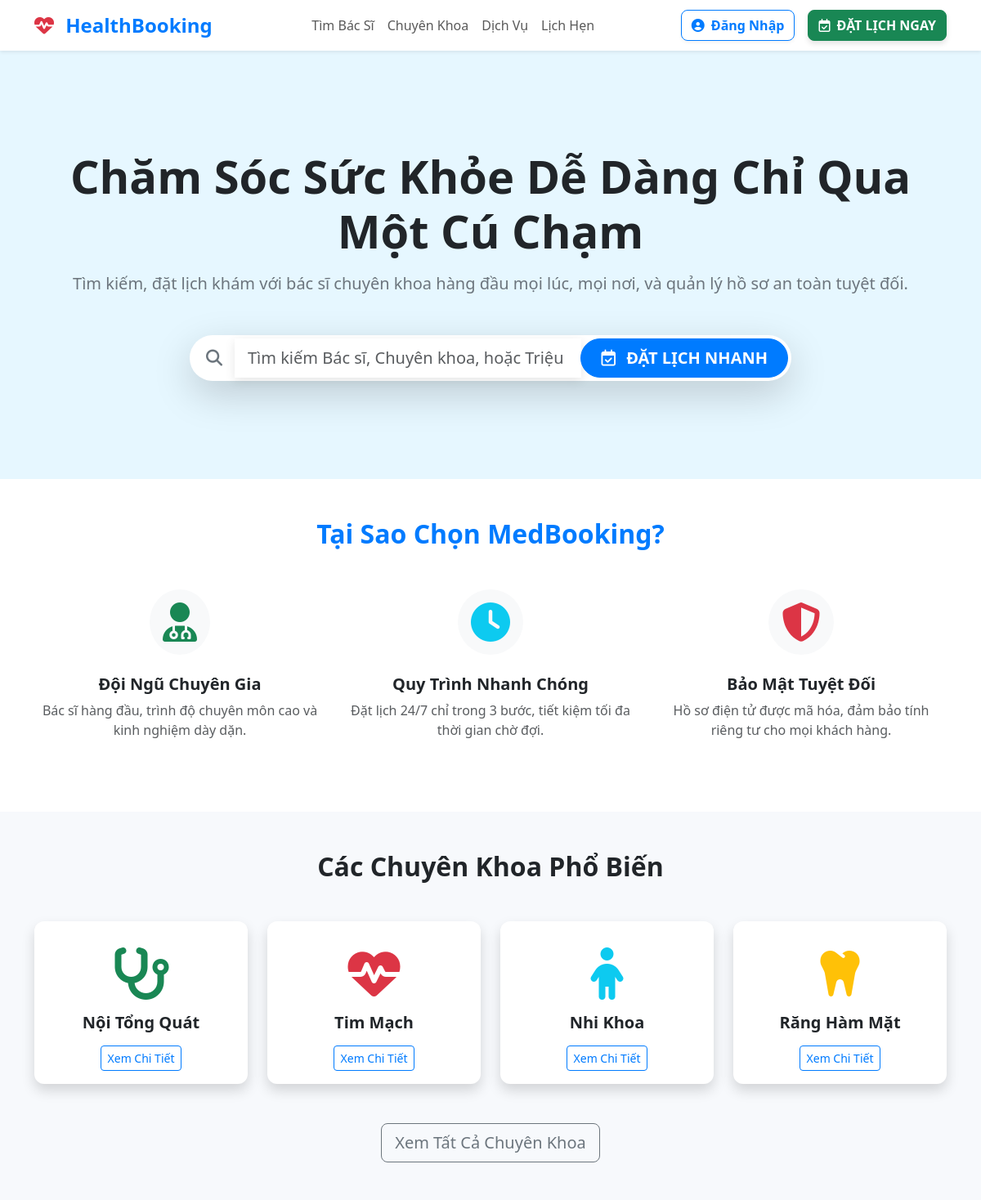
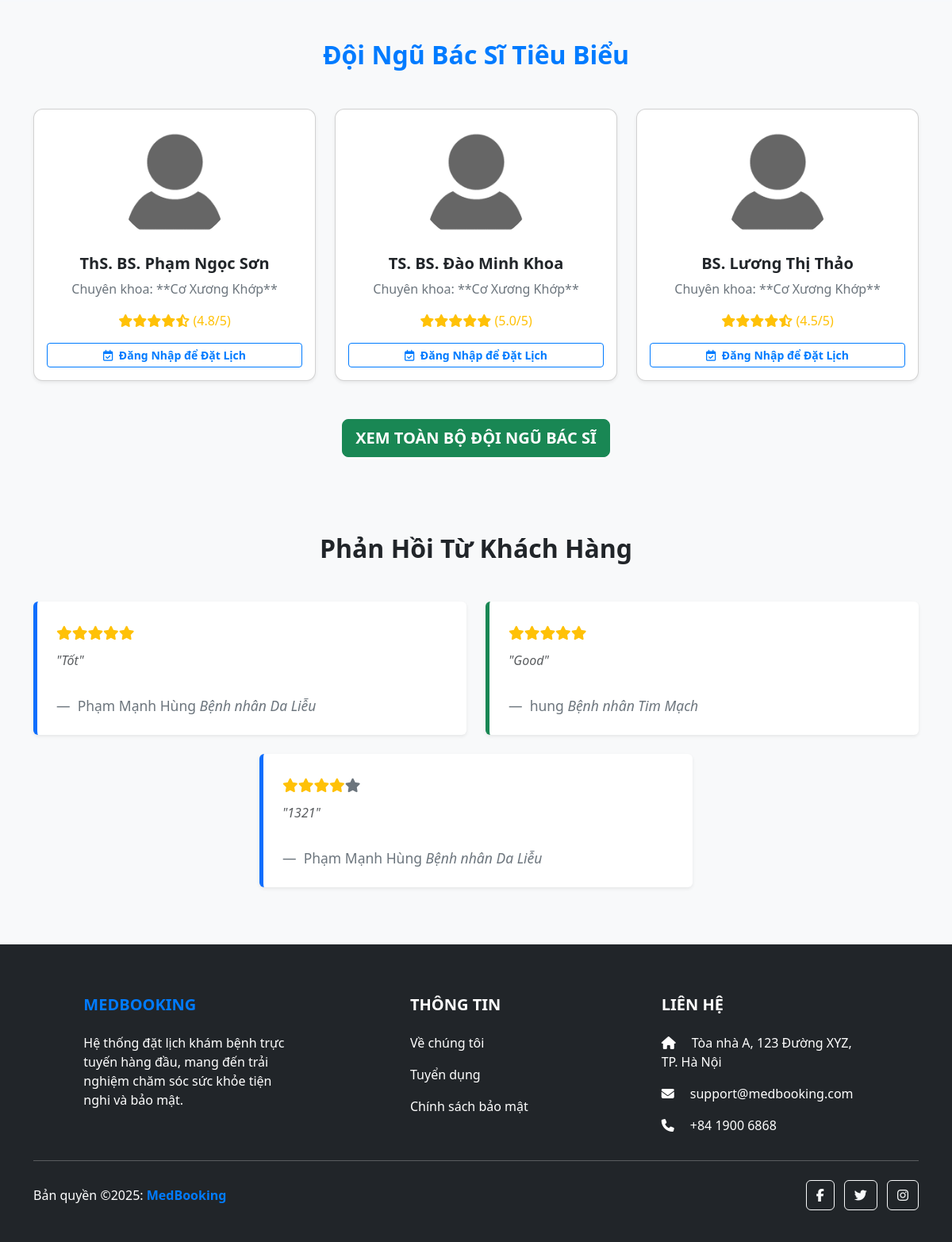
The page / on the database its author committed (2 pictures, top to bottom).
### tables this page shows
CREATE TABLE `departments` (
  `department_id` int(11) NOT NULL,
  `department_name` varchar(100) NOT NULL,
  `icon_class` varchar(50) DEFAULT NULL,
  `description` text DEFAULT NULL
);

CREATE TABLE `doctors` (
  `doctor_id` int(11) NOT NULL,
  `full_name` varchar(150) NOT NULL,
  `license_code` varchar(50) NOT NULL DEFAULT 'BS000000',
  `date_of_birth` date DEFAULT NULL,
  `phone_number` varchar(20) DEFAULT NULL,
  `email` varchar(100) DEFAULT NULL,
  `login_id` varchar(255) DEFAULT NULL,
  `profile_picture` varchar(255) DEFAULT NULL,
  `password_hash` varchar(255) DEFAULT NULL COMMENT 'Mã băm mật khẩu cho việc đăng nhập hệ thống',
  `department_id` int(11) NOT NULL,
  `license_number` varchar(50) DEFAULT NULL,
  `biography` text DEFAULT NULL,
  `status` enum('ACTIVE','INACTIVE','ON_LEAVE') DEFAULT 'ACTIVE',
  `created_at` timestamp NOT NULL DEFAULT current_timestamp(),
  `experience_years` int(11) DEFAULT 0,
  `education` varchar(255) DEFAULT NULL,
  `working_location` varchar(255) DEFAULT NULL
);

CREATE TABLE `ratings` (
  `rating_id` int(11) NOT NULL,
  `doctor_id` int(11) NOT NULL,
  `patient_id` int(11) NOT NULL,
  `patient_name` varchar(255) NOT NULL,
  `rating_score` decimal(2,1) NOT NULL,
  `review_text` text DEFAULT NULL,
  `rating_date` timestamp NOT NULL DEFAULT current_timestamp()
);

### includes/department_section.php (the view)
<?php
$stmt_departments = $pdo->prepare("SELECT department_name, icon_class FROM Departments ORDER BY department_id ASC LIMIT 4");
$stmt_departments->execute();
$popular_departments = $stmt_departments->fetchAll();
$icon_colors = ['text-danger', 'text-info', 'text-warning', 'text-success'];
?>
<section class="py-5">
    <div class="container">
        <h2 class="text-center mb-5 fw-bold">Các Chuyên Khoa Phổ Biến</h2>
        <div class="row">
            <?php
            if (!empty($popular_departments)):
                foreach ($popular_departments as $dept):
                    $color_class = $icon_colors[array_rand($icon_colors)];
                    ?>
                    <div class="col-lg-3 col-md-6 mb-4">
                        <div class="card text-center border-0 shadow">
                            <div class="card-body">
                                <i
                                    class="fas <?php echo htmlspecialchars($dept['icon_class']); ?> fa-4x <?php echo $color_class; ?> my-3"></i>
                                <h5 class="card-title fw-bold"><?php echo htmlspecialchars($dept['department_name']); ?></h5>
                                <a href="chuyen-khoa.php?dept=<?php echo urlencode($dept['department_name']); ?>"
                                    class="btn btn-sm btn-outline-primary mt-2">Xem Chi Tiết</a>
                            </div>
                        </div>
                    </div>
                    <?php
                endforeach;
            else:
                echo '<p class="text-center">Hiện chưa có chuyên khoa nào được thêm vào hệ thống.</p>';
            endif;
            ?>
        </div>
        <div class="text-center mt-4">
            <a href="chuyen-khoa.php" class="btn btn-lg btn-outline-secondary">Xem Tất Cả Chuyên Khoa</a>
        </div>
    </div>
</section>

### includes/doctor_section.php (shortened to what this page needs)
<?php
$is_logged_in = isset($_SESSION['user_id']) && !empty($_SESSION['user_id']);
global $pdo;
function render_stars(float $rating): string
{
    $html = '';
    $full_stars = floor($rating);
    $has_half = ($rating - $full_stars) >= 0.5;
    $empty_stars = 5 - ceil($rating);
    for ($i = 0; $i < $full_stars; $i++) {
        $html .= '<i class="fas fa-star"></i>';
    }
    if ($has_half) {
        $html .= '<i class="fas fa-star-half-alt"></i>';
    }
    for ($i = 0; $i < $empty_stars; $i++) {
        $html .= '<i class="far fa-star"></i>';
    }
    return $html;
}
$default_avatar = './img/no_avatar.png';
$temp_ratings = [4.8, 5.0, 4.5];
$sql_doctors = "
    SELECT
        D.doctor_id,        -- ĐÃ THÊM: Lấy doctor_id
        D.full_name,
        D.profile_picture,
        T.department_name
    FROM Doctors D
    JOIN Departments T ON D.department_id = T.department_id
    WHERE D.status = 'ACTIVE'
    LIMIT 3
";
$stmt_doctors = $pdo->prepare($sql_doctors);
$stmt_doctors->execute();
$featured_doctors = $stmt_doctors->fetchAll();
foreach ($featured_doctors as $key => $doctor) {
    $featured_doctors[$key]['rating'] = $temp_ratings[$key] ?? 4.0;
    $image_path = $doctor['profile_picture'];
    if (empty($image_path)) {
        $image_path = $default_avatar;
    }
    $featured_doctors[$key]['image'] = $image_path;
}
?>
<section class="py-5 bg-light">
    <div class="container">
        <h2 class="text-center mb-5 fw-bold text-primary">Đội Ngũ Bác Sĩ Tiêu Biểu</h2>
        <div class="row">
            <?php
            if (!empty($featured_doctors)):
                foreach ($featured_doctors as $doctor):
                    $doctor_id = $doctor['doctor_id'];
                    $target_page = "dat-lich.php?id=" . $doctor_id;
                    if (!$is_logged_in) {
                        $redirect_url = urlencode($target_page);
                        $final_link = "login.php?redirect=" . $redirect_url;
                        $button_text = "Đăng Nhập để Đặt Lịch";
                        $button_class = "btn-outline-primary";
                    } else {
                        $final_link = $target_page;
                        $button_text = "Đặt Lịch";
                        $button_class = "btn-primary";
                    }
                    ?>
                    <div class="col-md-4 mb-4">
                        <div class="card shadow-sm text-center h-100">
                            <img src="<?php echo htmlspecialchars($doctor['image']); ?>"
                                class="card-img-top mx-auto mt-3 rounded-circle"
                                alt="<?php echo htmlspecialchars($doctor['full_name']); ?>"
                                style="width: 150px; height: 150px; object-fit: cover;">
                            <div class="card-body d-flex flex-column">
                                <h5 class="card-title fw-bold"><?php echo htmlspecialchars($doctor['full_name']); ?></h5>
                                <p class="card-text text-secondary">Chuyên khoa:
                                    **<?php echo htmlspecialchars($doctor['department_name']); ?>**</p>
                                <p class="text-warning">
                                    <?php echo render_stars($doctor['rating']); ?>
                                    (<?php echo number_format($doctor['rating'], 1); ?>/5)
                                </p>
                                <a href="<?php echo $final_link; ?>"
                                    class="btn btn-sm <?php echo $button_class; ?> mt-auto fw-bold">
                                    <i class="far fa-calendar-check me-1"></i> <?php echo $button_text; ?>
                                </a>
                            </div>
                        </div>
                    </div>
                    <?php
                endforeach;
            else:
                echo '<p class="text-center">Hiện chưa có bác sĩ nào đang hoạt động trong hệ thống.</p>';
            endif;
            ?>
        </div>
        <div class="text-center mt-4">
            <a href="tim-bac-si.php" class="btn btn-lg btn-success fw-bold">XEM TOÀN BỘ ĐỘI NGŨ BÁC SĨ</a>
        </div>
    </div>
</section>

### includes/customer-reviews.php (shortened to what this page needs)
<?php
global $pdo;
$sql_reviews = "
    SELECT
        patient_name,
        review_text,
        rating_score,
        T.department_name
    FROM Ratings R
    JOIN Doctors D ON R.doctor_id = D.doctor_id
    JOIN Departments T ON D.department_id = T.department_id
    WHERE R.review_text IS NOT NULL AND R.review_text != ''
    ORDER BY R.rating_score DESC, R.rating_date DESC -- Ưu tiên điểm cao và mới nhất
    LIMIT 4 -- Lấy 4 đánh giá để linh hoạt hiển thị 2 hoặc 4 cột
";
$stmt_reviews = $pdo->prepare($sql_reviews);
$stmt_reviews->execute();
$reviews = $stmt_reviews->fetchAll();
function render_stars_small(float $rating): string
{
    $html = '';
    $full_stars = floor($rating);
    for ($i = 0; $i < 5; $i++) {
        $color = ($i < $full_stars) ? 'text-warning' : 'text-secondary';
        $html .= '<i class="fas fa-star ' . $color . ' small"></i>';
    }
    return $html;
}
?>
<section class="py-5 bg-light">
    <div class="container">
        <h2 class="text-center mb-5 fw-bold">Phản Hồi Từ Khách Hàng</h2>
        <div class="row justify-content-center">
            <?php foreach ($reviews as $index => $review): ?>
                <?php
                $border_color = ($index % 2 == 0) ? 'border-primary' : 'border-success';
                ?>
                <div class="col-md-6 mb-4">
                    <blockquote
                        class="blockquote bg-white p-4 rounded shadow-sm border-start <?php echo $border_color; ?> border-5 h-100 d-flex flex-column">
                        <div class="mb-2">
                            <?php echo render_stars_small((float) $review['rating_score']); ?>
                        </div>
                        <p class="mb-0 fst-italic text-muted review-text flex-grow-1">
                            "<?php echo nl2br(htmlspecialchars($review['review_text'])); ?>"
                        </p>
                        <footer class="blockquote-footer mt-3">
                            <?php echo htmlspecialchars($review['patient_name']); ?>
                            <cite title="Chuyên Khoa">Bệnh nhân
                                <?php echo htmlspecialchars($review['department_name']); ?></cite>
                        </footer>
                    </blockquote>
                </div>
            <?php endforeach; ?>
        </div>
    </div>
</section>

### css/index.css (style rules this page uses)
html, body { height: 100%; margin: 0; }
body { display: flex; flex-direction: column; background-color: #f7f9fc; }
.card { border-radius: 12px; transition: transform 0.3s, box-shadow 0.3s; }
.text-primary { color: #007bff !important; }
.btn-outline-primary { color: #007bff; border-color: #007bff; }

### includes/customer-reviews.php (style rules this page uses)
.review-text { font-size: 1rem; }

### rows shown on the page
departments: department_name "Nội Tổng Quát"
departments: department_name "Tim Mạch"
departments: department_name "Nhi Khoa"
departments: department_name "Răng Hàm Mặt"
doctors: full_name "ThS. BS. Phạm Ngọc Sơn", department.department_name "Cơ Xương Khớp", rating "4.8", button_text "Đăng Nhập để Đặt Lịch"
doctors: full_name "TS. BS. Đào Minh Khoa", department.department_name "Cơ Xương Khớp", rating "5.0", button_text "Đăng Nhập để Đặt Lịch"
doctors: full_name "BS. Lương Thị Thảo", department.department_name "Cơ Xương Khớp", rating "4.5", button_text "Đăng Nhập để Đặt Lịch"
ratings: review_text "Tốt", patient_name "Phạm Mạnh Hùng", departments.department_name "Da Liễu"
ratings: review_text "Good", patient_name "hung", departments.department_name "Tim Mạch"
ratings: review_text "1321", patient_name "Phạm Mạnh Hùng", departments.department_name "Da Liễu"
